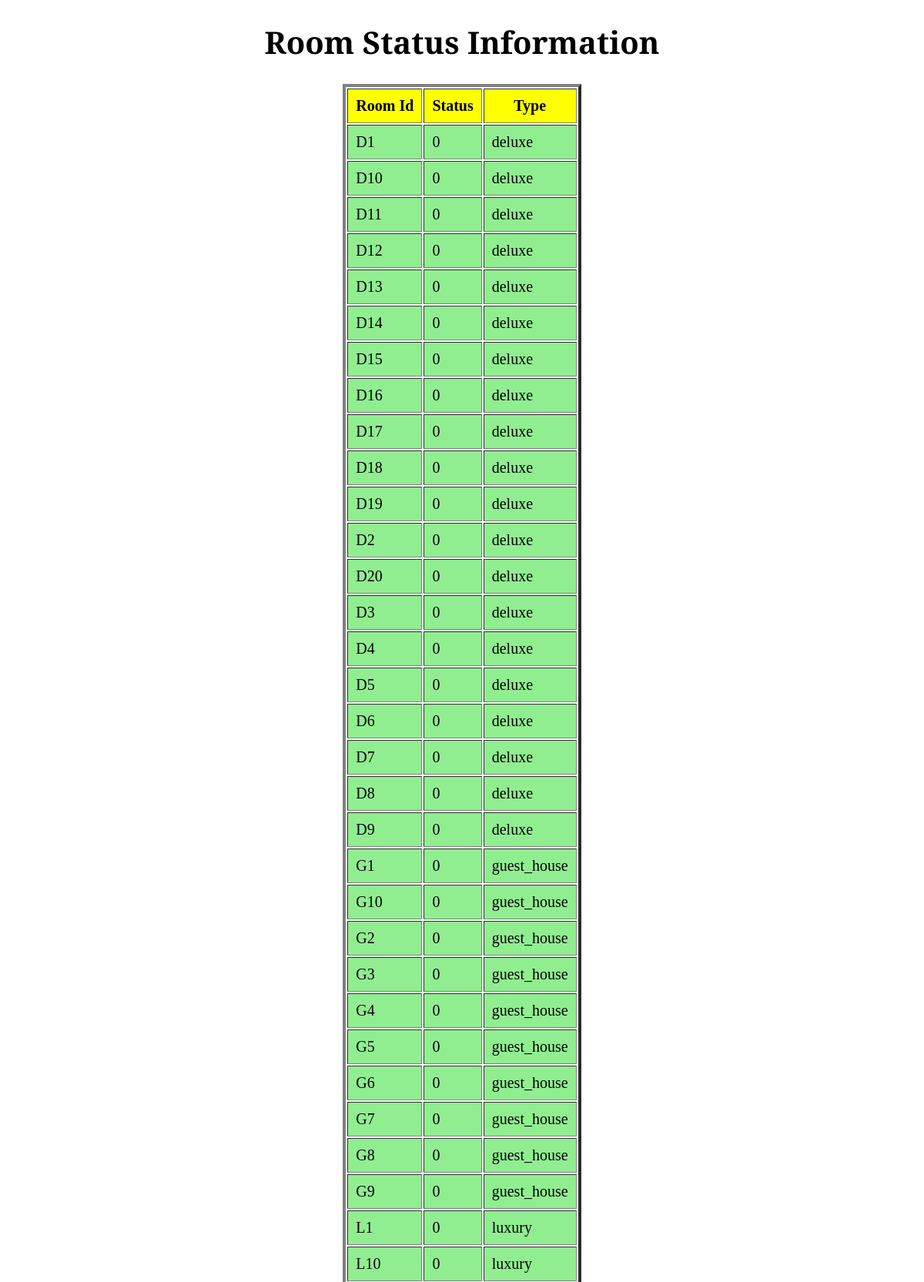
/login/roomstatus.php (upper part), run on the app's committed database.
### tables this page shows
CREATE TABLE IF NOT EXISTS `room_status` (
  `room_id` CHAR(4),
  `status` INT NOT NULL,
  `type` VARCHAR(20),
  PRIMARY KEY( `room_id`)
);

### login/roomstatus.php (the view, shortened to what this page needs)
<?php
	include("dbconn.php");
?>
<!doctype html>
<html>
<head>
	<link rel="stylesheet" href="../style.css">
</head>
<body>
<?php
	$sql = "select * from room_status;";
	$result = mysqli_query($conn, $sql) or die("Bad Query: $sql");
	echo"<h1 text align = 'center'>Room Status Information</h1>";
	echo"<table align = 'center' cellpadding = 10px border='4'>";
	echo"<tr bgcolor = 'yellow'><th>Room Id</th><th>Status</th><th>Type</th></tr>\n";
	while ($row = mysqli_fetch_assoc($result)) {
		echo"<tr bgcolor = 'lightgreen'><td>{$row['room_id']}</td><td>{$row['status']}</td><td>{$row['type']}</td></tr>\n";
	}
	echo"</table>";
?>
</body>
</html>

### style.css (style rules this page uses)
body { margin: 0; }

### login/roomstatus.php (style rules this page uses)
body { font-size: 20px; }
h1 { font-family: 'Cinzel',serif; }

### data on the page
room_status: room_id "D1", status "0", type "deluxe"
room_status: room_id "D10", status "0", type "deluxe"
room_status: room_id "D11", status "0", type "deluxe"
room_status: room_id "D12", status "0", type "deluxe"
room_status: room_id "D13", status "0", type "deluxe"
room_status: room_id "D14", status "0", type "deluxe"
room_status: room_id "D15", status "0", type "deluxe"
room_status: room_id "D16", status "0", type "deluxe"
room_status: room_id "D17", status "0", type "deluxe"
room_status: room_id "D18", status "0", type "deluxe"
room_status: room_id "D19", status "0", type "deluxe"
room_status: room_id "D2", status "0", type "deluxe"
room_status: room_id "D20", status "0", type "deluxe"
room_status: room_id "D3", status "0", type "deluxe"
room_status: room_id "D4", status "0", type "deluxe"
room_status: room_id "D5", status "0", type "deluxe"
room_status: room_id "D6", status "0", type "deluxe"
room_status: room_id "D7", status "0", type "deluxe"
room_status: room_id "D8", status "0", type "deluxe"
room_status: room_id "D9", status "0", type "deluxe"
room_status: room_id "G1", status "0", type "guest_house"
room_status: room_id "G10", status "0", type "guest_house"
room_status: room_id "G2", status "0", type "guest_house"
room_status: room_id "G3", status "0", type "guest_house"
room_status: room_id "G4", status "0", type "guest_house"
room_status: room_id "G5", status "0", type "guest_house"
room_status: room_id "G6", status "0", type "guest_house"
room_status: room_id "G7", status "0", type "guest_house"
room_status: room_id "G8", status "0", type "guest_house"
room_status: room_id "G9", status "0", type "guest_house"
room_status: room_id "L1", status "0", type "luxury"
room_status: room_id "L10", status "0", type "luxury"
